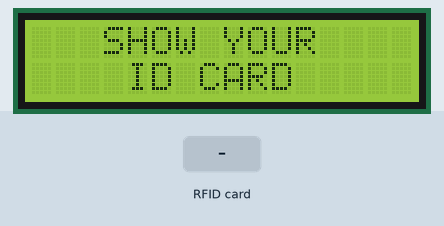
Recording of a sketch running on a simulated Arduino Uno, built with avr-gcc and run on an emulated ATmega328P. On the bench: 16×2 character LCD. The test bench sets the inputs (shaded band). What the sketch prints to the serial monitor is not drawn.

Above: at 1.3 s.
1.4 s: RFID card 21 B4 66 26 held to the reader
2.9 s: RFID card 81 93 40 43 held to the reader
4.4 s: RFID card 91 69 3E 43 held to the reader
Timing chart, 0 to 7.4 s (numbered marks = the images above; inputs shaded):
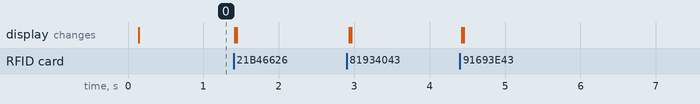

The sketch:

RFID_project.ino
```cpp
#include <SPI.h>
#include <MFRC522.h>
#include "LiquidCrystal.h"

LiquidCrystal lcd(8, 7, 5, 4, 3, 2);

#define RFID_SS_PIN 10
#define RFID_RST_PIN 9

MFRC522 rfidReader(RFID_SS_PIN, RFID_RST_PIN);

void setup() {
  Serial.begin(9600); // Initialize serial communication
  SPI.begin(); // Initialize SPI bus
  rfidReader.PCD_Init(); // Initialize RFID reader
  lcd.begin(16, 2); // Initialize LCD display
}

void loop() {
  // Check if a new RFID card is present
  if (!rfidReader.PICC_IsNewCardPresent()) {
    lcd.setCursor(3, 0);
    lcd.print("SHOW YOUR");
    lcd.setCursor(4, 1);
    lcd.print("ID CARD");
    return;
  } else {
    lcd.clear();
  }

  // Read the card's UID
  if (!rfidReader.PICC_ReadCardSerial()) {
    return;
  }

  // Show UID on serial monitor
  Serial.print("UID tag: ");
  String cardUID = "";
  for (byte i = 0; i < rfidReader.uid.size; i++) {
    Serial.print(rfidReader.uid.uidByte[i] < 0x10 ? " 0" : " ");
    Serial.print(rfidReader.uid.uidByte[i], HEX);
    cardUID.concat(String(rfidReader.uid.uidByte[i] < 0x10 ? " 0" : " "));
    cardUID.concat(String(rfidReader.uid.uidByte[i], HEX));
  }
  Serial.println();
  cardUID.toUpperCase();

  // Check the UID against authorized cards
  if (cardUID.substring(1) == "21B46626") {
    lcd.print("STUDENT 01");
    lcd.setCursor(0, 1);
    lcd.print("PRESENT");
    lcd.clear();
  } else if (cardUID.substring(1) == "81934043") {
    lcd.print("STUDENT 02");
    lcd.setCursor(0, 1);
    lcd.print("PRESENT");
    lcd.clear();
  } else if (cardUID.substring(1) == "91693E43") {
    lcd.print("STUDENT 03");
    lcd.setCursor(0, 1);
    lcd.print("PRESENT");
    lcd.clear();
  } else {
    lcd.print("UNAUTHORIZED");
    lcd.setCursor(0, 1);
    lcd.print("ACCESS");
    lcd.clear();
  }
}
```
